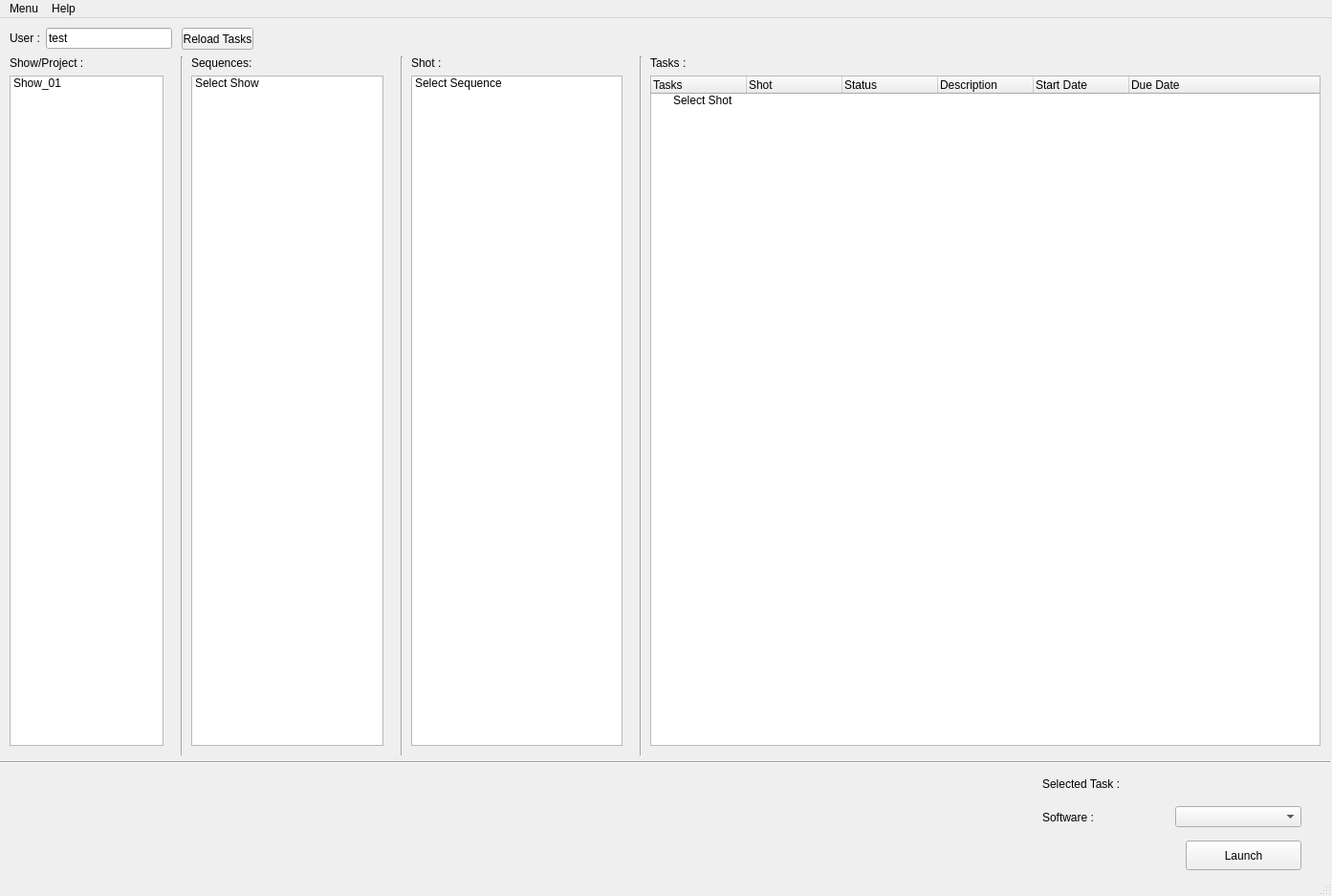
<?xml version="1.0" encoding="UTF-8"?>
<ui version="4.0">
 <class>MainWindow</class>
 <widget class="QMainWindow" name="MainWindow">
  <property name="geometry">
   <rect>
    <x>0</x>
    <y>0</y>
    <width>1393</width>
    <height>937</height>
   </rect>
  </property>
  <property name="windowTitle">
   <string>MainWindow</string>
  </property>
  <widget class="QWidget" name="centralwidget">
   <widget class="QPushButton" name="Launch_PB">
    <property name="geometry">
     <rect>
      <x>1240</x>
      <y>860</y>
      <width>121</width>
      <height>31</height>
     </rect>
    </property>
    <property name="text">
     <string>Launch</string>
    </property>
   </widget>
   <widget class="Line" name="line">
    <property name="geometry">
     <rect>
      <x>180</x>
      <y>40</y>
      <width>20</width>
      <height>731</height>
     </rect>
    </property>
    <property name="orientation">
     <enum>Qt::Vertical</enum>
    </property>
   </widget>
   <widget class="Line" name="line_2">
    <property name="geometry">
     <rect>
      <x>410</x>
      <y>40</y>
      <width>20</width>
      <height>731</height>
     </rect>
    </property>
    <property name="orientation">
     <enum>Qt::Vertical</enum>
    </property>
   </widget>
   <widget class="Line" name="line_3">
    <property name="geometry">
     <rect>
      <x>-10</x>
      <y>770</y>
      <width>1401</width>
      <height>16</height>
     </rect>
    </property>
    <property name="orientation">
     <enum>Qt::Horizontal</enum>
    </property>
   </widget>
   <widget class="QWidget" name="layoutWidget">
    <property name="geometry">
     <rect>
      <x>1090</x>
      <y>820</y>
      <width>271</width>
      <height>31</height>
     </rect>
    </property>
    <layout class="QHBoxLayout" name="horizontalLayout">
     <item>
      <widget class="QLabel" name="soft_LB">
       <property name="text">
        <string>Software :</string>
       </property>
      </widget>
     </item>
     <item>
      <widget class="QComboBox" name="soft_CB"/>
     </item>
    </layout>
   </widget>
   <widget class="QWidget" name="layoutWidget">
    <property name="geometry">
     <rect>
      <x>200</x>
      <y>40</y>
      <width>201</width>
      <height>721</height>
     </rect>
    </property>
    <layout class="QVBoxLayout" name="verticalLayout_2">
     <item>
      <widget class="QLabel" name="seq_LB">
       <property name="text">
        <string>Sequences:</string>
       </property>
      </widget>
     </item>
     <item>
      <widget class="QListWidget" name="seq_lW">
       <item>
        <property name="text">
         <string>Select Show</string>
        </property>
       </item>
      </widget>
     </item>
    </layout>
   </widget>
   <widget class="QWidget" name="layoutWidget">
    <property name="geometry">
     <rect>
      <x>10</x>
      <y>40</y>
      <width>161</width>
      <height>721</height>
     </rect>
    </property>
    <layout class="QVBoxLayout" name="verticalLayout">
     <item>
      <widget class="QLabel" name="proj_LB">
       <property name="text">
        <string>Show/Project :</string>
       </property>
      </widget>
     </item>
     <item>
      <widget class="QListWidget" name="proj_lW">
       <item>
        <property name="text">
         <string>Show_01</string>
        </property>
       </item>
      </widget>
     </item>
    </layout>
   </widget>
   <widget class="QWidget" name="layoutWidget">
    <property name="geometry">
     <rect>
      <x>680</x>
      <y>40</y>
      <width>701</width>
      <height>721</height>
     </rect>
    </property>
    <layout class="QVBoxLayout" name="verticalLayout_3">
     <item>
      <widget class="QLabel" name="label_3">
       <property name="text">
        <string>Tasks :</string>
       </property>
      </widget>
     </item>
     <item>
      <widget class="QTreeWidget" name="task_treeWid">
       <column>
        <property name="text">
         <string>Tasks</string>
        </property>
       </column>
       <column>
        <property name="text">
         <string>Shot</string>
        </property>
       </column>
       <column>
        <property name="text">
         <string>Status</string>
        </property>
       </column>
       <column>
        <property name="text">
         <string>Description</string>
        </property>
       </column>
       <column>
        <property name="text">
         <string>Start Date</string>
        </property>
       </column>
       <column>
        <property name="text">
         <string>Due Date</string>
        </property>
       </column>
       <item>
        <property name="text">
         <string>Select Shot</string>
        </property>
       </item>
      </widget>
     </item>
    </layout>
   </widget>
   <widget class="QLabel" name="sel_task_LB">
    <property name="geometry">
     <rect>
      <x>1090</x>
      <y>790</y>
      <width>271</width>
      <height>21</height>
     </rect>
    </property>
    <property name="text">
     <string>Selected Task :</string>
    </property>
   </widget>
   <widget class="QWidget" name="layoutWidget">
    <property name="geometry">
     <rect>
      <x>10</x>
      <y>10</y>
      <width>170</width>
      <height>22</height>
     </rect>
    </property>
    <layout class="QHBoxLayout" name="horizontalLayout_2">
     <item>
      <widget class="QLabel" name="user_LB">
       <property name="text">
        <string>User :</string>
       </property>
      </widget>
     </item>
     <item>
      <widget class="QLineEdit" name="user_LE">
       <property name="text">
        <string>test</string>
       </property>
      </widget>
     </item>
    </layout>
   </widget>
   <widget class="QWidget" name="layoutWidget_2">
    <property name="geometry">
     <rect>
      <x>430</x>
      <y>40</y>
      <width>221</width>
      <height>721</height>
     </rect>
    </property>
    <layout class="QVBoxLayout" name="verticalLayout_4">
     <item>
      <widget class="QLabel" name="shot_LB">
       <property name="text">
        <string>Shot :</string>
       </property>
      </widget>
     </item>
     <item>
      <widget class="QListWidget" name="Shot_LW">
       <item>
        <property name="text">
         <string>Select Sequence</string>
        </property>
       </item>
      </widget>
     </item>
    </layout>
   </widget>
   <widget class="Line" name="line_4">
    <property name="geometry">
     <rect>
      <x>660</x>
      <y>40</y>
      <width>20</width>
      <height>731</height>
     </rect>
    </property>
    <property name="orientation">
     <enum>Qt::Vertical</enum>
    </property>
   </widget>
   <widget class="QPushButton" name="Reload_PB">
    <property name="geometry">
     <rect>
      <x>190</x>
      <y>10</y>
      <width>75</width>
      <height>23</height>
     </rect>
    </property>
    <property name="text">
     <string>Reload Tasks</string>
    </property>
   </widget>
  </widget>
  <widget class="QMenuBar" name="menubar">
   <property name="geometry">
    <rect>
     <x>0</x>
     <y>0</y>
     <width>1393</width>
     <height>21</height>
    </rect>
   </property>
   <widget class="QMenu" name="menuMenu">
    <property name="title">
     <string>Menu</string>
    </property>
    <addaction name="action_publish_version"/>
    <addaction name="action_publish_assets"/>
    <addaction name="action_quit"/>
   </widget>
   <widget class="QMenu" name="menuHelp">
    <property name="title">
     <string>Help</string>
    </property>
    <addaction name="actionDocumentation"/>
    <addaction name="actionAbout"/>
    <addaction name="actionReport"/>
   </widget>
   <addaction name="menuMenu"/>
   <addaction name="menuHelp"/>
  </widget>
  <widget class="QStatusBar" name="statusbar"/>
  <action name="action_publish_version">
   <property name="text">
    <string>Publish Version</string>
   </property>
  </action>
  <action name="action_publish_assets">
   <property name="text">
    <string>Publish Assets</string>
   </property>
  </action>
  <action name="action_quit">
   <property name="text">
    <string>Quit</string>
   </property>
  </action>
  <action name="actionDocumentation">
   <property name="text">
    <string>Documentation</string>
   </property>
  </action>
  <action name="actionAbout">
   <property name="text">
    <string>About</string>
   </property>
  </action>
  <action name="actionReport">
   <property name="text">
    <string>Report</string>
   </property>
  </action>
 </widget>
 <resources/>
 <connections/>
</ui>
